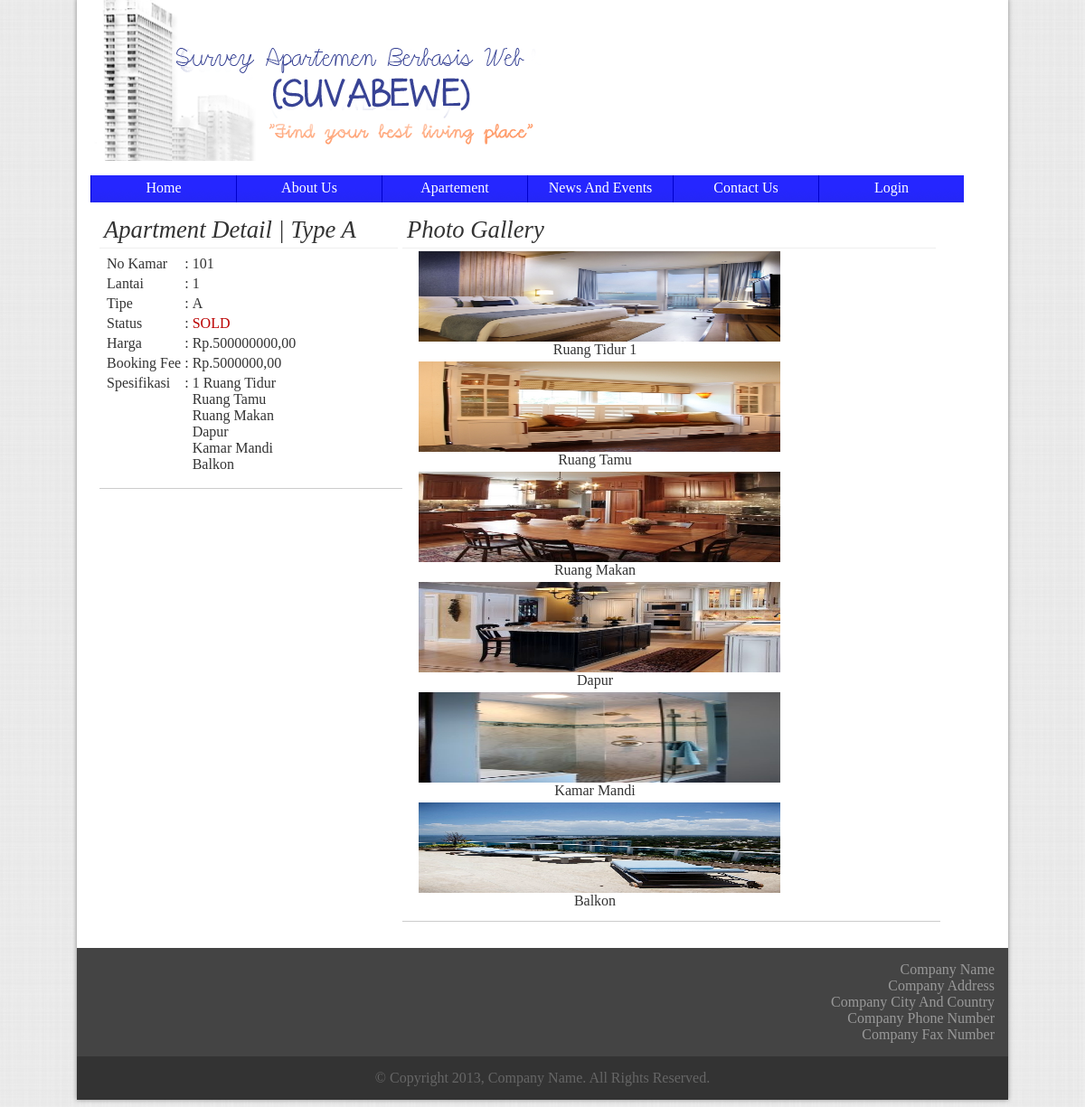
/file/apartmentdetail.php?id=101, run on the app's committed database.
### tables this page shows
CREATE TABLE IF NOT EXISTS `apartemen` (
  `no_kamar` int(5) NOT NULL,
  `type_kamar` varchar(1) NOT NULL,
  `spec_kamar` text NOT NULL,
  `password` text NOT NULL,
  `nama_pemilik` text NOT NULL,
  `email` text NOT NULL,
  `available` tinyint(1) NOT NULL DEFAULT '1',
  `harga` int(20) NOT NULL,
  `booked` tinyint(1) NOT NULL DEFAULT '0',
  `booked_code` varchar(50) NOT NULL,
  `booked_fee` int(20) NOT NULL,
  `booked_date` date NOT NULL,
  `tagihan_listrik` int(20) NOT NULL,
  `tagihan_air` int(20) NOT NULL,
  `gambar_tidur1` text NOT NULL,
  `gambar_tidur2` text NOT NULL,
  `gambar_tidur3` text NOT NULL,
  `gambar_makan` text NOT NULL,
  `gambar_dapur` text NOT NULL,
  `gambar_mandi` text NOT NULL,
  `gambar_tamu` text NOT NULL,
  `gambar_balkon` text NOT NULL,
  PRIMARY KEY (`no_kamar`)
);

### file/apartmentdetail.php (the view, shortened to what this page needs)
<html>
	<head>
		<link rel="stylesheet" href="../css/templates.css" type="text/css" /></head>
		<?php
			$no = $_GET['id'];
			$pilihtabel = mysql_query("SELECT * FROM apartemen WHERE no_kamar = '$no'");
			while($row=mysql_fetch_array ($pilihtabel))
			{
				$data['id'] = $row['no_kamar'];
				$data['tipe'] = $row['type_kamar'];
				$data['harga'] = $row['harga'];
				$data['status'] = $row['available'];
				$data['booked'] = $row['booked'];
				$data['booked_fee'] = $row['booked_fee'];
				$data['tidur1'] = $row['gambar_tidur1'];
				$data['tidur2'] = $row['gambar_tidur2'];
				$data['tidur3'] = $row['gambar_tidur3'];
				$data['makan'] = $row['gambar_makan'];
				$data['dapur'] = $row['gambar_dapur'];
				$data['mandi'] = $row['gambar_mandi'];
				$data['tamu'] = $row['gambar_tamu'];
				$data['balkon'] = $row['gambar_balkon'];
			}
			if ($data['tipe'] == 'A')
			{
				$height = 800;
			}
		?>
	<body>
		<div class="wrapper" id="wrapper">
			<?php include_once ('header.php');?>
			<div class="container" style="height:<?php echo $height;?>px">
				<div class="section apartmentdetail">
					<div class="sectionheader bottomline apartmentdetailheader">Apartment Detail | Type <?php echo $data['tipe'];?></div>
					<div class="sectioncontent">
						<table>
							<tr>
								<td>No Kamar</td>
								<td>:</td>
								<td><?php echo $data['id'];?></td>
							</tr>
							<tr>
								<td>Lantai</td>
								<td>:</td>
								<td><?php echo (int)($data['id']/100);?></td>
							</tr>
							<tr>
								<td>Tipe</td>
								<td>:</td>
								<td><?php echo $data['tipe'];?></td>
							</tr>
							<tr>
								<td>Status</td>
								<td>:</td>
								<td><font color='
									<?php
										if ($data['status'] == 0)
											echo "#BB0000'>SOLD";
										else if ($data['booked'] == 1)
											echo "#BBBB00'>BOOKED";
										else
											echo "#00BB00'>VACANT";
									?>
									</font>
								</td>
							</tr>
							<tr>
								<td>Harga</td>
								<td>:</td>
								<td>Rp.<?php echo $data['harga'];?>,00</td>
							</tr>
							<tr>
								<td>Booking Fee</td>
								<td>:</td>
								<td>Rp.<?php echo $data['booked_fee'];?>,00</td>
							</tr>
							<tr valign="top">
								<td>Spesifikasi</td>
								<td>:</td>
								<td>
									<?php
										if ($data['tipe'] == 'A')
											echo 1;
										else if ($data['tipe'] == 'B')
											echo 2;
										else if ($data['tipe'] == 'C')
											echo 3;
									?>
									Ruang Tidur<br>
									Ruang Tamu<br>
									Ruang Makan<br>
									Dapur<br>
									Kamar Mandi<br>
									Balkon
								</td>
							</tr>
							<tr>
								<td>
								</td>
							</tr>
						</table>
					</div>
				</div>
				<div class="section">
					<div class="sectionheader bottomline apartementimgheader">Photo Gallery</div>
					<div class="sectioncontent">
						<table>
							<tr>
								<td align="center">
									<img src="../img/<?php echo $data['tidur1'];?> " class="apartementimg"> <br>
									Ruang Tidur 1
								</td>
							</tr>
							<tr>
								<td align="center">
									<img src="../img/<?php echo $data['tamu'];?> " class="apartementimg"> <br>
									Ruang Tamu
								</td>
							</tr>
							<tr>
								<td align="center">
									<img src="../img/<?php echo $data['makan'];?> " class="apartementimg"> <br>
									Ruang Makan
								</td>
							</tr>
							<tr>
								<td align="center">
									<img src="../img/<?php echo $data['dapur'];?> " class="apartementimg"> <br>
									Dapur
								</td>
							</tr>
							<tr>
								<td align="center">
									<img src="../img/<?php echo $data['mandi'];?> " class="apartementimg"> <br>
									Kamar Mandi
								</td>
							</tr>
							<tr>
								<td align="center">
									<img src="../img/<?php echo $data['balkon'];?> " class="apartementimg"> <br>
									Balkon
								</td>
							</tr>
						</table>
					</div>
				</div>
			</div>
		</div>
	</body>
</html>

### css/templates.css (style rules this page uses)
body { background-image:url("../img/bg-body.png"); background-repeat:repeat; color:#333333; font-family:"Cambria"; font-size:16px; }
.wrapper { width:1000px; margin:-10px auto 0px auto; padding:0px 15px 0px 15px; background-color:#FFFFFF; box-shadow: 0px 0px 5px #888888; }
.footer { width:1020; margin:0px -15px 0px -15px; padding:5px; }
.subfooter1 { width:1000; margin-left:-5px; padding:15px; background-color:#444444; color:#999999; text-align:right; }
.subfooter2 { width:1000; margin:0px 0px -5px -5px; padding:15px; background-color:#333333; color:#666666; text-align:center; }
.container { width:980px; padding:10px; }
.section { border-bottom:solid thin #CCCCCC; float:left; padding:5px; }
.sectionheader { width:100%; padding:5px; height:30px; font-family:"Bodoni MT"; font-size:20pt; font-style:italic; margin-left:-5px; margin-top:-5px; }
.sectioncontent { width:100%; padding:5px; margin-left:-5px; color:#666666; }
.bottomline { border-bottom:solid thin #EEEEEE; }
.apartmentdetailheader { width:320px; padding:5px; height:30px; font-family:"Bodoni MT"; font-size:20pt; font-style:italic; }
.apartementimg { width:400px; margin-left: 10px; height: 100px; }
.apartementimgheader { width:580px; height: 30px; padding: 5px; float: left; font-family:"Bodoni MT"; font-size:20pt; font-style:italic; }

### data on the page
apartemen: type_kamar "A", no_kamar "101", $data['id']/100 "1", harga "500000000", booked_fee "5000000", gambar_tidur1 (picture), gambar_tamu (picture), gambar_makan (picture), gambar_dapur (picture), gambar_mandi (picture), gambar_balkon (picture)
